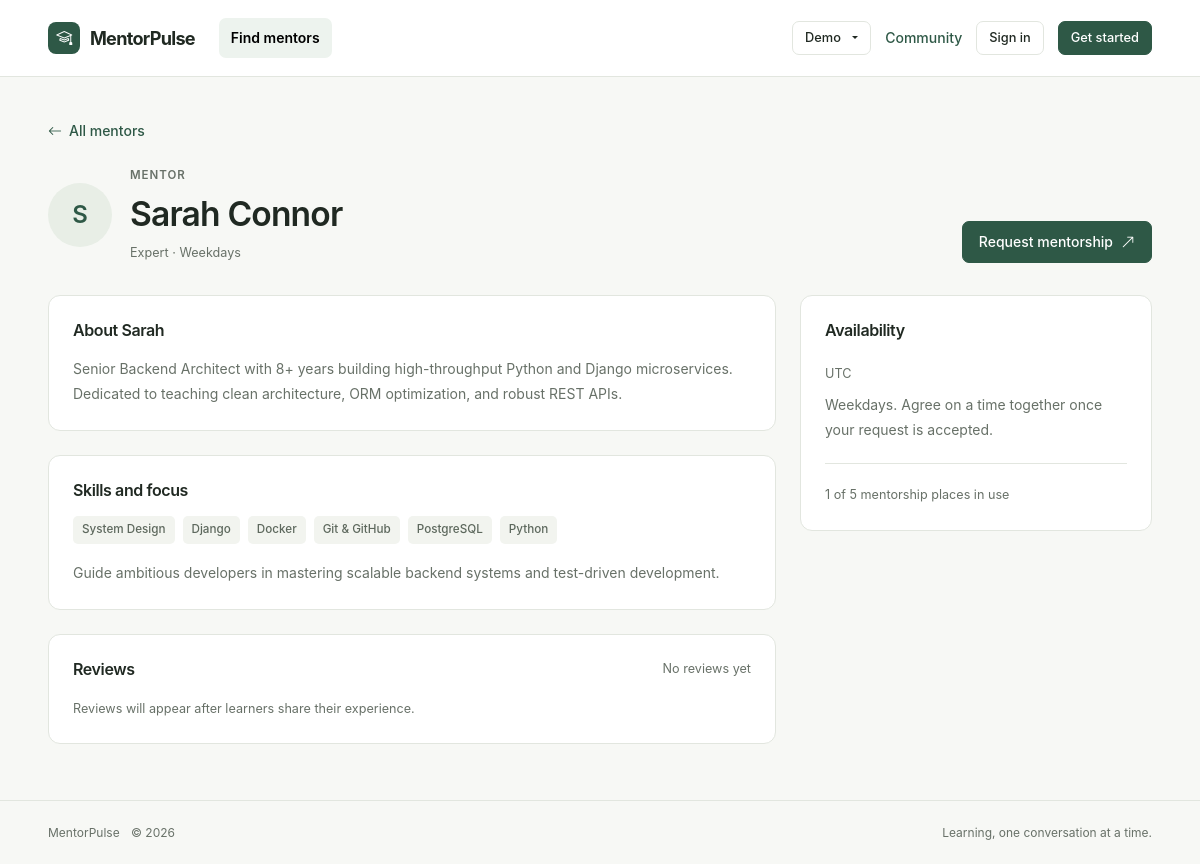
Page /mentors/2/ on the committed database.
### accounts/models.py (models this page shows, shortened)
class Profile(models.Model):
    EXPERIENCE_CHOICES = [
        ('Beginner', 'Beginner'),
        ('Intermediate', 'Intermediate'),
        ('Advanced', 'Advanced'),
        ('Expert', 'Expert'),
    ]
    AVAILABILITY_CHOICES = [
        ('Weekdays', 'Weekdays'),
        ('Weekends', 'Weekends'),
        ('Flexible', 'Flexible / Evenings'),
    ]
    user = models.OneToOneField(User, on_delete=models.CASCADE, related_name='profile')
    skills = models.ManyToManyField(Skill, blank=True, related_name='profiles')
    learning_skills = models.ManyToManyField(Skill, blank=True, related_name='learning_profiles')
    timezone = models.CharField(max_length=64, default='UTC')
    portfolio_url = models.URLField(blank=True)
    mentor_capacity = models.PositiveSmallIntegerField(default=5, validators=[MinValueValidator(1), MaxValueValidator(50)])
    mentor_verified = models.BooleanField(default=False)
    verification_requested = models.BooleanField(default=False)
    verification_evidence = models.TextField(blank=True)
    email_verified = models.BooleanField(default=False)
    goals = models.TextField(blank=True, help_text="Learning or mentoring objectives")
    experience_level = models.CharField(max_length=20, choices=EXPERIENCE_CHOICES, default='Beginner')
    availability = models.CharField(max_length=50, choices=AVAILABILITY_CHOICES, default='Flexible')
    skill_score = models.FloatField(default=0.0)
    bio = models.TextField(blank=True)
    @property
    def is_mentor(self):
        return self.user.role_assignments.filter(role='Mentor', end_time__isnull=True).exists()
    @property
    def is_learner(self):
        return self.user.role_assignments.filter(role='Learner', end_time__isnull=True).exists()

class Skill(models.Model):
    CATEGORY_CHOICES = [
        ('Programming', 'Programming'),
        ('Design', 'Design'),
        ('Data', 'Data Science & AI'),
        ('Business', 'Business & Product'),
        ('Other', 'Other'),
    ]
    name = models.CharField(max_length=100, unique=True)
    category = models.CharField(max_length=100, choices=CATEGORY_CHOICES, default='Programming')
    class Meta:
        ordering = ['category', 'name']

### matching/views.py (the view)
# urls.py: path('<int:user_id>/', views.mentor_detail_view, name='mentor_detail'),
def mentor_detail_view(request, user_id):
    mentor_user = get_object_or_404(User.objects.select_related('profile').prefetch_related('profile__skills'), id=user_id, is_active=True)
    profile = mentor_user.profile
    is_active_mentor = mentor_user.role_assignments.filter(role='Mentor', end_time__isnull=True).exists()
    match_data = None
    is_own_profile = (request.user == mentor_user)
    if request.user.is_authenticated and not is_own_profile and hasattr(request.user, 'profile'):
        match_data = calculate_match_score(request.user.profile, profile)
    skills_by_category = {}
    for skill in profile.skills.all():
        skills_by_category.setdefault(skill.category, []).append(skill)
    context = {
        'mentor': mentor_user,
        'profile': profile,
        'skills': profile.skills.all(),
        'skills_by_category': skills_by_category,
        'is_active_mentor': is_active_mentor,
        'match_data': match_data,
        'is_own_profile': is_own_profile,
        'shared_skills': match_data.get('shared_skills', []) if match_data else [],
    }
    from gamification.services import FeedbackService
    context.update({
        'rating_summary': FeedbackService.get_user_rating_summary(mentor_user),
        'active_mentorship_count': mentor_user.mentor_mentorships.filter(status='ACTIVE').count(),
        'availability_slots': mentor_user.availability_slots.all(),
        'is_saved': request.user.is_authenticated and request.user.saved_mentors.filter(mentor=mentor_user).exists(),
    })
    return render(request, 'matching/mentor_detail.html', context)

### accounts/context_processors.py (called while the page is built)
def demo_accounts(request):
    if not settings.DEBUG:
        return {'is_debug': False, 'demo_users_by_role': {}}
    active_users = User.objects.filter(is_active=True).select_related('profile').prefetch_related('role_assignments').order_by('id')
    admins = []
    mentors = []
    learners = []
    others = []
    for u in active_users:
        if u.is_superuser or u.is_staff:
            admins.append(u)
        elif hasattr(u, 'profile') and u.profile.is_mentor:
            mentors.append(u)
        elif hasattr(u, 'profile') and u.profile.is_learner:
            learners.append(u)
        else:
            others.append(u)
    return {
        'is_debug': settings.DEBUG,
        'demo_users_by_role': {
            'admins': admins,
            'mentors': mentors,
            'learners': learners,
            'others': others,
        },
    }

### gamification/services.py (called while the page is built, shortened)
    @staticmethod
    def get_user_rating_summary(user: User) -> dict:
        reviews = Feedback.objects.filter(given_to=user)
        count = reviews.count()
        if count == 0:
            return {
                'average_rating': 0.0,
                'review_count': 0,
                'reviews': []
            }

### notifications/context_processors.py (called while the page is built)
def unread_notifications(request):
    if request.user.is_authenticated:
        user_notifications = request.user.notifications.all()
        return {
            'unread_notification_count': user_notifications.filter(is_read=False).count(),
            'navbar_notifications': user_notifications[:5],
        }
    return {
        'unread_notification_count': 0,
        'navbar_notifications': [],
    }

### templates/matching/mentor_detail.html (shortened to what this page needs)
{% extends 'base.html' %}
{% block content %}
<div class="container mp-page">
    <a href="{% url 'mentor_list' %}" class="mp-btn-link mb-4"><i class="bi bi-arrow-left" aria-hidden="true"></i>All mentors</a>
    <header class="mp-page-header mp-mentor-heading">
        <div class="mp-summary-person"><span class="mp-user-avatar mp-avatar-xl" aria-hidden="true">{{ mentor.first_name|default:mentor.username|slice:':1'|upper }}</span><div><span class="mp-eyebrow mb-2">{% if is_active_mentor %}Mentor{% else %}Community member{% endif %}</span><h1 class="mb-2">{{ mentor.get_full_name|default:mentor.username }}</h1><div class="mp-quiet-meta">{{ profile.experience_level }} · {{ profile.availability }}{% if profile.mentor_verified %} · <i class="bi bi-patch-check" aria-hidden="true"></i> Verified{% endif %}</div></div></div>
        <div class="d-flex flex-wrap gap-2">
            {% if is_own_profile %}<a class="mp-btn mp-btn-secondary" href="{% url 'profile_edit' %}">Edit profile</a>
            {% elif is_active_mentor %}
                {% if active_mentorship_count < profile.mentor_capacity %}<a class="mp-btn mp-btn-primary" href="{% url 'mentorship_request' mentor.id %}">Request mentorship <i class="bi bi-arrow-up-right" aria-hidden="true"></i></a>{% else %}<button class="mp-btn mp-btn-secondary" disabled>Currently at capacity</button>{% endif %}
            {% endif %}
        </div>
    </header>
    <div class="row g-4">
        <div class="col-lg-8">
            <section class="mp-card mb-4"><h2 class="mp-panel-title mb-3">About {{ mentor.first_name|default:mentor.username }}</h2><p class="mp-profile-text">{{ profile.bio|default:'This mentor hasn’t added an introduction yet.' }}</p></section>
            <section class="mp-card mb-4"><h2 class="mp-panel-title mb-3">Skills and focus</h2><div class="d-flex flex-wrap gap-2 mb-3">{% for skill in skills %}<span class="mp-skill-tag">{{ skill.name }}</span>{% empty %}<p class="mp-quiet-meta">No skills listed yet.</p>{% endfor %}</div>{% if profile.goals %}<p class="mp-profile-text">{{ profile.goals }}</p>{% endif %}</section>
            <section class="mp-card"><div class="mp-section-header"><h2>Reviews</h2><span class="mp-quiet-meta">{% if rating_summary.review_count %}{{ rating_summary.average_rating }} / 5 · {{ rating_summary.review_count }} review{{ rating_summary.review_count|pluralize }}{% else %}No reviews yet{% endif %}</span></div>{% for review in rating_summary.reviews %}<div class="mp-review"><div class="d-flex justify-content-between gap-3"><span class="small fw-semibold">{{ review.given_by.get_full_name|default:review.given_by.username }}</span><span class="mp-quiet-meta"><i class="bi bi-star" aria-hidden="true"></i> {{ review.rating }} / 5</span></div><p class="mp-profile-text mt-2">{{ review.comment }}</p></div>{% empty %}<p class="mp-quiet-meta">Reviews will appear after learners share their experience.</p>{% endfor %}</section>
        </div>
        <aside class="col-lg-4">
            <section class="mp-card"><h2 class="mp-panel-title mb-4">Availability</h2><p class="mp-quiet-meta mb-2">{{ profile.timezone }}</p>{% for slot in availability_slots %}<div class="mp-availability-row">{{ slot }}</div>{% empty %}<p class="mp-profile-text">{{ profile.availability }}. Agree on a time together once your request is accepted.</p>{% endfor %}<div class="mp-profile-mini"><span class="mp-quiet-meta">{{ active_mentorship_count }} of {{ profile.mentor_capacity }} mentorship places in use</span></div></section>
        </aside>
    </div>
</div>
{% endblock %}

### static/css/main.css (style rules this page uses)
:root { --font-sans: Inter, -apple-system, BlinkMacSystemFont, "Segoe UI", sans-serif; --font-mono: var(--font-sans); --bg-main: #f7f8f5; --bg-surface: #ffffff; --bg-card: #ffffff; --bg-card-hover: #fafbf9; --bg-card-subtle: #f2f4ef; --border-subtle: #e2e6df; --border-focus: #37624f; --primary: #2e5846; --primary-hover: #224536; --primary-light: #edf3ee; --text-main: #202922; --text-muted: #687168; --text-dim: #7d867d; --accent-cyan: #37645c; --accent-emerald: #37634a; --accent-amber: #946224; --accent-rose: #a04848; --accent-purple: #625b76; --radius-sm: 7px; --radius-md: 10px; --radius-lg: 12px; --radius-xl: 14px; --radius-full: 999px; --shadow-sm: none; --shadow-md: none; --shadow-lg: 0 10px 32px #25382b12; --bs-body-color: var(--text-main); --bs-body-bg: var(--bg-main); --bs-primary-rgb: 46, 88, 70; --bs-success-rgb: 55, 99, 74; --bs-info-rgb: 55, 100, 92; --bs-warning-rgb: 148, 98, 36; --bs-danger-rgb: 160, 72, 72; --bs-secondary-rgb: 104, 113, 104; --bs-dark-rgb: 242, 244, 239; --bs-border-color: var(--border-subtle); --bs-link-color: var(--primary); --bs-link-hover-color: var(--primary-hover); --bs-box-shadow: none; --bs-box-shadow-sm: none; --bs-box-shadow-lg: none; }
* { box-sizing: border-box; }
body { margin: 0; min-height: 100vh; display: flex; flex-direction: column; font-family: var(--font-sans); font-size: .9375rem; line-height: 1.6; color: var(--text-main); background: var(--bg-main); -webkit-font-smoothing: antialiased; }
a { color: var(--primary); text-underline-offset: 3px; }
h1, h2, h3, h4, h5, h6 { color: var(--text-main); line-height: 1.25; letter-spacing: -.025em; }
h1, .h1, .display-6 { font-size: clamp(1.7rem, 3vw, 2.1rem); font-weight: 600; }
h2, .h2 { font-size: 1.35rem; font-weight: 600; }
p:last-child { margin-bottom: 0; }
.container { max-width: 1160px; padding-left: 28px; padding-right: 28px; }
.mp-page { padding-top: 42px; padding-bottom: 56px; }
.mp-page-header { display: flex; align-items: flex-end; justify-content: space-between; gap: 24px; margin-bottom: 32px; }
.mp-page-header h1 { margin-bottom: 8px; }
.mp-eyebrow { display: block; font-size: .72rem; font-weight: 600; color: var(--text-muted); letter-spacing: .085em; text-transform: uppercase; margin-bottom: 12px; }
.mp-user-avatar { width: 36px; height: 36px; display: inline-flex; flex-shrink: 0; align-items: center; justify-content: center; border-radius: 50%; background: #e8eee6; color: var(--primary); font-size: .85rem; font-weight: 600; border: 0; }
.mp-avatar-xl { width: 64px; height: 64px; font-size: 1.5rem; }
.mp-btn { display: inline-flex; align-items: center; justify-content: center; gap: 8px; border: 1px solid transparent; border-radius: 7px; min-height: 42px; padding: 10px 16px; font: 500 .875rem/1.3 var(--font-sans); cursor: pointer; text-decoration: none; transition: background-color .15s, border-color .15s, color .15s; white-space: nowrap; }
.mp-btn-primary, .mp-btn-accent { background: var(--primary); color: #fff; border-color: var(--primary); }
.mp-btn-link { border: 0; background: transparent; padding: 0; color: var(--primary); font-size: .875rem; font-weight: 500; text-decoration: none; display: inline-flex; align-items: center; gap: 7px; }
.mp-card { background: #fff; border: 1px solid var(--border-subtle); border-radius: 12px; padding: 24px; color: var(--text-main); }
.mp-panel-title { font-size: 1rem; font-weight: 600; margin: 0; }
.mp-badge, .mp-skill-tag { display: inline-flex; align-items: center; gap: 5px; font-size: .73rem; font-weight: 500; line-height: 1.3; padding: 5px 8px; border-radius: 5px; background: var(--bg-card-subtle); color: #5d685d; border: 1px solid transparent; text-decoration: none; }
.mp-quiet-meta { color: var(--text-muted); font-size: .79rem; }
.mp-section-header { display: flex; justify-content: space-between; align-items: center; gap: 14px; margin-bottom: 20px; }
.mp-section-header h2 { margin: 0; font-size: 1rem; font-weight: 600; }
.mp-summary-person { display: flex; align-items: center; gap: 12px; }
.mp-profile-mini { border-top: 1px solid var(--border-subtle); padding-top: 18px; margin-top: 20px; }
.mp-profile-text { font-size: .875rem; color: var(--text-muted); line-height: 1.8; white-space: pre-line; overflow-wrap: anywhere; }
.mp-mentor-heading .mp-summary-person { gap: 18px; }

### rows in the picture
Profile: experience_level "Expert", availability "Weekdays", bio "Senior Backend Architect with 8+ years building high-throughput Python and Django microservices. Dedicated to teaching clean architecture, ORM optimization, and robust REST APIs.", goals "Guide ambitious developers in mastering scalable backend systems and test-driven development.", timezone "UTC", mentor_capacity "5"
Skill: name "System Design"
Skill: name "Django"
Skill: name "Docker"
Skill: name "Git & GitHub"
Skill: name "PostgreSQL"
Skill: name "Python"

### other values in the picture
{{ mentor.first_name|default:mentor.username|slice:':1'|upper }} "S"
{{ mentor.get_full_name|default:mentor.username }} "Sarah Connor"
{{ mentor.first_name|default:mentor.username }} "Sarah"
{{ active_mentorship_count }} "1"
